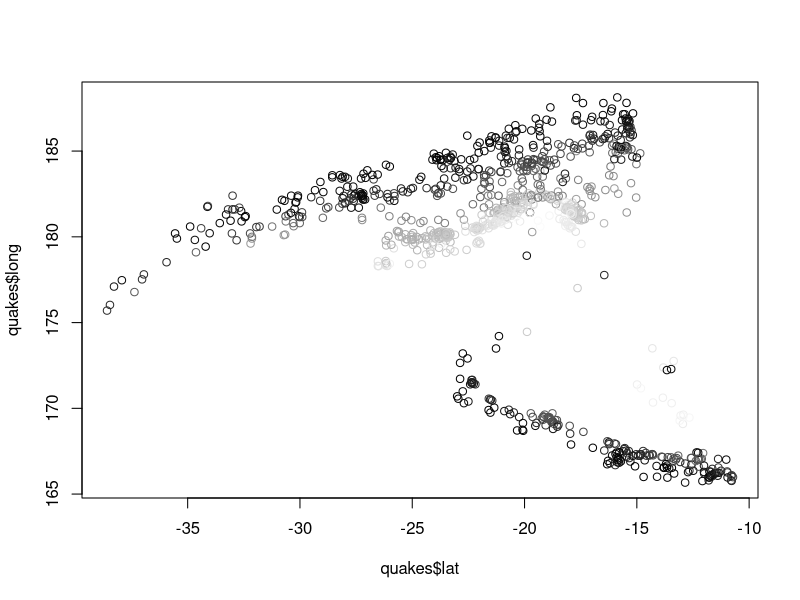
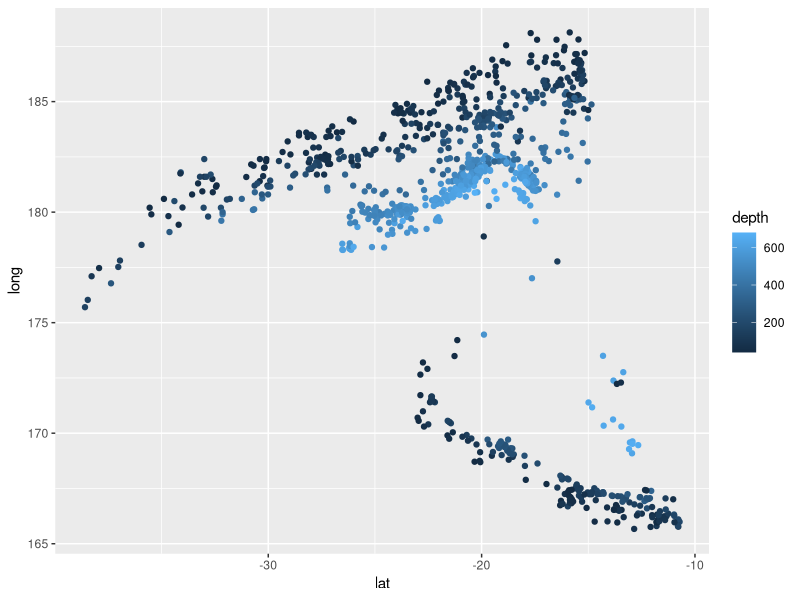

Recreate these plots in R, in order.
## ---- chunk 1
library(ggplot2)
library(cluster)
knitr::opts_chunk$set(echo = TRUE)
## ---- chunk 2
clr <- gray((quakes$depth-min(quakes$depth))/as.vector(range(quakes$depth)%*%c(-1,1)))
plot(quakes$lat,quakes$long,col=clr)
## ---- chunk 3
ggplot(quakes,aes(x=lat,y=long,colour=depth))+geom_point()
